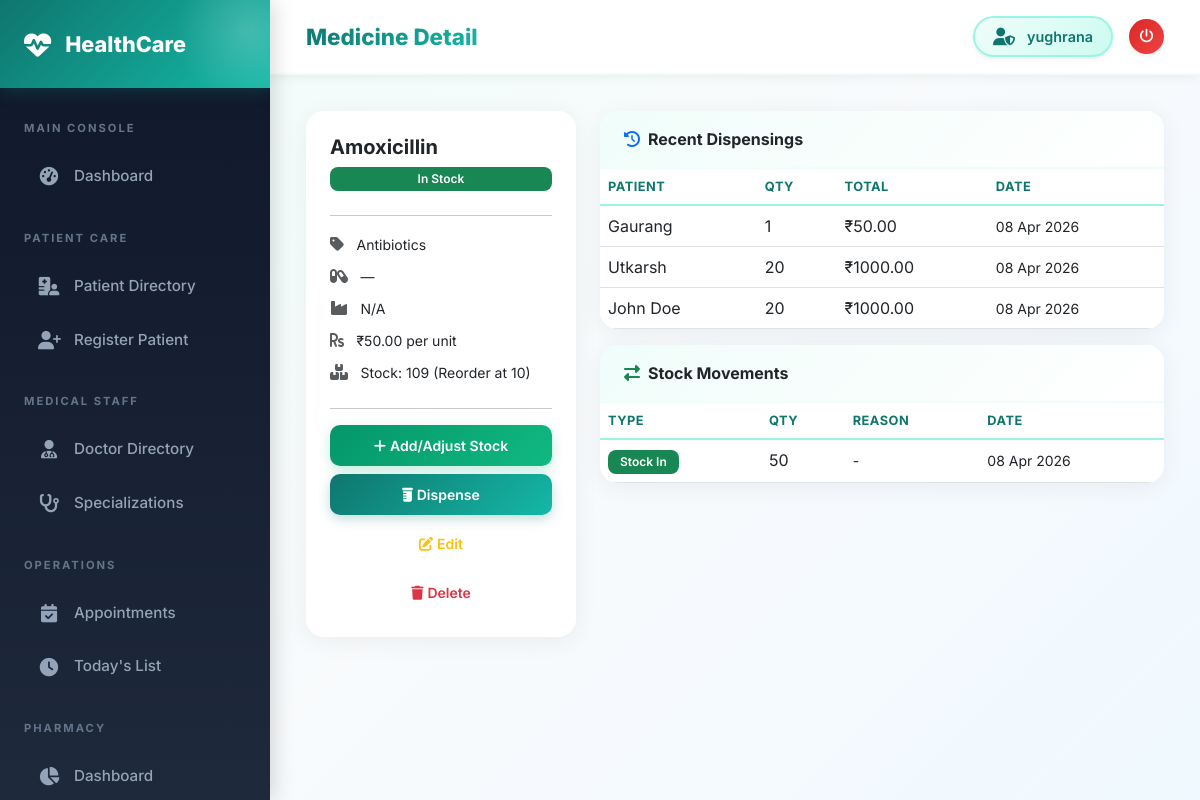
/pharmacy/medicines/1/ (signed in), run on the app's committed database.
### pharmacy/models.py (models this page shows, shortened)
class Medicine(models.Model):
    name = models.CharField(max_length=200)
    generic_name = models.CharField(max_length=200, blank=True)
    category = models.ForeignKey(MedicineCategory, on_delete=models.SET_NULL, null=True)
    manufacturer = models.CharField(max_length=200, blank=True)
    description = models.TextField(blank=True)
    dosage_form = models.CharField(max_length=100, blank=True, help_text="e.g. Tablet, Syrup, Injection")
    strength = models.CharField(max_length=100, blank=True, help_text="e.g. 500mg, 250mg/5ml")
    unit_price = models.DecimalField(max_digits=10, decimal_places=2, default=0)
    stock_quantity = models.IntegerField(default=0)
    reorder_level = models.IntegerField(default=10)
    expiry_date = models.DateField(null=True, blank=True)
    batch_number = models.CharField(max_length=50, blank=True)
    requires_prescription = models.BooleanField(default=False)
    is_active = models.BooleanField(default=True)
    created_at = models.DateTimeField(auto_now_add=True)
    updated_at = models.DateTimeField(auto_now=True)
    @property
    def is_low_stock(self):
        return self.stock_quantity <= self.reorder_level
    @property
    def is_expired(self):
        if self.expiry_date:
            from datetime import date
            return self.expiry_date < date.today()
        return False

class MedicineCategory(models.Model):
    name = models.CharField(max_length=100, unique=True)
    description = models.TextField(blank=True)
    def __str__(self):
        return self.name
    class Meta:
        verbose_name_plural = "Medicine Categories"

class Dispensing(models.Model):
    medicine = models.ForeignKey(Medicine, on_delete=models.CASCADE, related_name='dispensings')
    patient_name = models.CharField(max_length=200)
    quantity = models.IntegerField()
    unit_price = models.DecimalField(max_digits=10, decimal_places=2)
    total_price = models.DecimalField(max_digits=10, decimal_places=2)
    dispensed_by = models.CharField(max_length=100, blank=True)
    prescription_ref = models.CharField(max_length=100, blank=True)
    notes = models.TextField(blank=True)
    dispensed_at = models.DateTimeField(auto_now_add=True)
    class Meta:
        ordering = ['-dispensed_at']

class StockMovement(models.Model):
    MOVEMENT_TYPE = [
        ('in', 'Stock In'),
        ('out', 'Stock Out'),
        ('adjustment', 'Adjustment'),
        ('return', 'Return'),
    ]
    medicine = models.ForeignKey(Medicine, on_delete=models.CASCADE, related_name='stock_movements')
    movement_type = models.CharField(max_length=20, choices=MOVEMENT_TYPE)
    quantity = models.IntegerField()
    reason = models.CharField(max_length=200, blank=True)
    performed_by = models.CharField(max_length=100, blank=True)
    created_at = models.DateTimeField(auto_now_add=True)
    class Meta:
        ordering = ['-created_at']

### pharmacy/views.py (the view)
# urls.py: path('medicines/<int:pk>/', views.medicine_detail, name='medicine_detail'),
@login_required
def medicine_detail(request, pk):
    medicine = get_object_or_404(Medicine, pk=pk)
    dispensings = medicine.dispensings.all()[:10]
    stock_movements = medicine.stock_movements.all()[:10]
    return render(request, 'pharmacy/medicine_detail.html', {
        'medicine': medicine, 'dispensings': dispensings, 'stock_movements': stock_movements
    })

### templates/pharmacy/medicine_detail.html (shortened to what this page needs)
{% extends 'base/base.html' %}
{% block page_title %}Medicine Detail{% endblock %}
{% block content %}
<div class="row g-4">
  <div class="col-md-4">
    <div class="card p-4">
      <h5 class="fw-bold">{{ medicine.name }}</h5>
      {% if medicine.is_expired %}
        <span class="badge bg-danger mb-2">Expired</span>
      {% elif medicine.is_low_stock %}
        <span class="badge bg-warning text-dark mb-2">Low Stock</span>
      {% else %}
        <span class="badge bg-success mb-2">In Stock</span>
      {% endif %}
      <hr />
      <div class="mb-2">
        <i class="fas fa-tag text-muted me-2"></i>
        <small>{{ medicine.category|default:"N/A" }}</small>
      </div>
      <div class="mb-2">
        <i class="fas fa-capsules text-muted me-2"></i>
        <small>{{ medicine.dosage_form }} — {{ medicine.strength }}</small>
      </div>
      <div class="mb-2">
        <i class="fas fa-industry text-muted me-2"></i>
        <small>{{ medicine.manufacturer|default:"N/A" }}</small>
      </div>
      <div class="mb-2">
        <i class="fas fa-rupee-sign text-muted me-2"></i>
        <small>₹{{ medicine.unit_price }} per unit</small>
      </div>
      <div class="mb-2">
        <i class="fas fa-boxes text-muted me-2"></i>
        <small>Stock: {{ medicine.stock_quantity }} (Reorder at {{ medicine.reorder_level }})</small>
      </div>
      <hr />
      <div class="d-grid gap-2">
        <a href="{% url 'add_stock' medicine.pk %}" class="btn btn-success btn-sm">
          <i class="fas fa-plus me-1"></i>Add/Adjust Stock
        </a>
        <a href="{% url 'dispense_medicine' %}" class="btn btn-primary btn-sm">
          <i class="fas fa-prescription-bottle me-1"></i>Dispense
        </a>
        <a href="{% url 'medicine_update' medicine.pk %}" class="btn btn-outline-warning btn-sm">
          <i class="fas fa-edit me-1"></i>Edit
        </a>
        <a href="{% url 'medicine_delete' medicine.pk %}" class="btn btn-outline-danger btn-sm">
          <i class="fas fa-trash me-1"></i>Delete
        </a>
      </div>
    </div>
  </div>
  <div class="col-md-8">
    <div class="card mb-3">
      <div class="card-header py-3 px-4">
        <i class="fas fa-history me-2 text-primary"></i>Recent Dispensings
      </div>
      <div class="card-body p-0">
        <table class="table table-hover mb-0">
          <thead>
            <tr>
              <th>Patient</th>
              <th>Qty</th>
              <th>Total</th>
              <th>Date</th>
            </tr>
          </thead>
          <tbody>
            {% for d in dispensings %}
            <tr>
              <td>{{ d.patient_name }}</td>
              <td>{{ d.quantity }}</td>
              <td>₹{{ d.total_price }}</td>
              <td><small>{{ d.dispensed_at|date:"d M Y" }}</small></td>
            </tr>
            {% empty %}
            <tr>
              <td colspan="4" class="text-center text-muted py-3">
                No dispensings yet.
              </td>
            </tr>
            {% endfor %}
          </tbody>
        </table>
      </div>
    </div>
    <div class="card">
      <div class="card-header py-3 px-4">
        <i class="fas fa-exchange-alt me-2 text-success"></i>Stock Movements
      </div>
      <div class="card-body p-0">
        <table class="table table-hover mb-0">
          <thead>
            <tr>
              <th>Type</th>
              <th>Qty</th>
              <th>Reason</th>
              <th>Date</th>
            </tr>
          </thead>
          <tbody>
            {% for m in stock_movements %}
            <tr>
              <td>
                <span class="badge {% if m.movement_type == 'in' %}bg-success{% elif m.movement_type == 'out' %}bg-danger{% else %}bg-secondary{% endif %}">
                  {{ m.get_movement_type_display }}
                </span>
              </td>
              <td>{{ m.quantity }}</td>
              <td><small>{{ m.reason|default:"-" }}</small></td>
              <td><small>{{ m.created_at|date:"d M Y" }}</small></td>
            </tr>
            {% empty %}
            <tr>
              <td colspan="4" class="text-center text-muted py-3">
                No movements yet.
              </td>
            </tr>
            {% endfor %}
          </tbody>
        </table>
      </div>
    </div>
  </div>
</div>
{% endblock %}

### templates/base/base.html (shortened to what this page needs)
<!doctype html>
<html lang="en">
  <head>
    <link href="https://cdn.jsdelivr.net/npm/bootstrap@5.3.0/dist/css/bootstrap.min.css" rel="stylesheet" />
    <link href="https://cdnjs.cloudflare.com/ajax/libs/font-awesome/6.4.0/css/all.min.css" rel="stylesheet" />
  </head>
  <body>
    {% if user.is_authenticated %}
    <div class="sidebar" id="sidebar">
      <div class="sidebar-brand">
        <i class="fas fa-heartbeat"></i>
        <span>HealthCare</span>
      </div>
      <nav class="mt-2 pb-5">
        <div class="nav-section">Main Console</div>
        <a href="{% url 'dashboard' %}" class="nav-link {% if request.resolver_match.url_name == 'dashboard' %}active{% endif %}">
          <i class="fas fa-tachometer-alt"></i> Dashboard
        </a>
        <div class="nav-section">Patient Care</div>
        <a href="{% url 'patient_list' %}" class="nav-link {% if request.resolver_match.url_name == 'patient_list' %}active{% endif %}">
          <i class="fas fa-hospital-user"></i> Patient Directory
        </a>
        <a href="{% url 'patient_create' %}" class="nav-link {% if request.resolver_match.url_name == 'patient_create' %}active{% endif %}">
          <i class="fas fa-user-plus"></i> Register Patient
        </a>
        <div class="nav-section">Medical Staff</div>
        <a href="{% url 'doctor_list' %}" class="nav-link {% if request.resolver_match.url_name == 'doctor_list' %}active{% endif %}">
          <i class="fas fa-user-md"></i> Doctor Directory
        </a>
        <a href="{% url 'specialization_list' %}" class="nav-link {% if 'specialization' in request.resolver_match.url_name %}active{% endif %}">
          <i class="fas fa-stethoscope"></i> Specializations
        </a>
        <div class="nav-section">Operations</div>
        <a href="{% url 'appointment_list' %}" class="nav-link {% if request.resolver_match.url_name == 'appointment_list' %}active{% endif %}">
          <i class="fas fa-calendar-check"></i> Appointments
        </a>
        <a href="{% url 'today_appointments' %}" class="nav-link {% if request.resolver_match.url_name == 'today_appointments' %}active{% endif %}">
          <i class="fas fa-clock"></i> Today's List
        </a>
        <div class="nav-section">Pharmacy</div>
        <a href="{% url 'pharmacy_dashboard' %}" class="nav-link {% if request.resolver_match.url_name == 'pharmacy_dashboard' %}active{% endif %}">
          <i class="fas fa-chart-pie"></i> Dashboard
        </a>
      </nav>
    </div>
    <div class="main-content">
      <div class="topbar">
        <div class="d-flex align-items-center">
            <span class="topbar-title">{% block page_title %}HealthCare Portal{% endblock %}</span>
        </div>
        <div class="d-flex align-items-center gap-3">
          <div class="user-badge shadow-sm">
            <i class="fas fa-user-shield"></i>
            <span>{{ user.get_full_name|default:user.username }}</span>
          </div>
          <a href="{% url 'logout' %}" class="btn btn-sm btn-danger rounded-circle p-2 shadow-sm" style="width: 35px; height: 35px; display: flex; align-items: center; justify-content: center;">
            <i class="fas fa-power-off"></i>
          </a>
        </div>
      </div>
      <div class="page-content">
        {% block content %}{% endblock %}
      </div>
    </div>
    {% else %}
        {% block public_content %}{% endblock %}
    {% endif %}
  </body>
</html>

### templates/base/base.html (style rules this page uses)
:root { --primary-color: #0f766e; --primary-light: #14b8a6; --primary-dark: #0d9488; --accent-color: #06b6d4; --sidebar-bg: linear-gradient(180deg, #0f172a 0%, #1e293b 100%); --sidebar-width: 270px; --topbar-height: 75px; --success-color: #10b981; --warning-color: #f59e0b; --danger-color: #ef4444; --info-color: #3b82f6; }
* { margin: 0; padding: 0; box-sizing: border-box; }
body { background: linear-gradient(135deg, #f0fdfa 0%, #f8fafc 50%, #f0f9ff 100%); font-family: 'Inter', system-ui, -apple-system, sans-serif; color: #334155; min-height: 100vh; }
.sidebar { position: fixed; top: 0; left: 0; height: 100vh; width: var(--sidebar-width); background: var(--sidebar-bg); z-index: 1050; overflow-y: auto; transition: all 0.3s cubic-bezier(0.4, 0, 0.2, 1); box-shadow: 4px 0 20px rgba(0,0,0,0.15); }
.sidebar-brand { padding: 28px 24px; background: linear-gradient(135deg, #0f766e, #14b8a6); color: white; font-size: 1.35rem; font-weight: 800; display: flex; align-items: center; gap: 14px; box-shadow: 0 4px 15px rgba(15, 118, 110, 0.3); position: relative; overflow: hidden; }
.sidebar-brand::before { content: ''; position: absolute; top: -50%; right: -20%; width: 150px; height: 150px; background: radial-gradient(circle, rgba(255,255,255,0.2) 0%, transparent 70%); border-radius: 50%; }
.sidebar-brand i { font-size: 1.7rem; position: relative; z-index: 1; animation: pulse 2s infinite ease-in-out; }
.nav-section { padding: 24px 24px 10px; font-size: 0.7rem; color: #64748b; text-transform: uppercase; letter-spacing: 2px; font-weight: 700; }
.sidebar .nav-link { color: #94a3b8; padding: 13px 24px; margin: 5px 14px; border-radius: 12px; display: flex; align-items: center; gap: 14px; font-size: 0.95rem; font-weight: 500; transition: all 0.3s cubic-bezier(0.4, 0, 0.2, 1); text-decoration: none; position: relative; overflow: hidden; }
.sidebar .nav-link::before { content: ''; position: absolute; left: 0; top: 0; height: 100%; width: 0; background: linear-gradient(90deg, rgba(20, 184, 166, 0.1), transparent); transition: width 0.3s ease; }
.sidebar .nav-link i { width: 22px; text-align: center; font-size: 1.15rem; position: relative; z-index: 1; }
.main-content { margin-left: var(--sidebar-width); min-height: 100vh; transition: all 0.3s; }
.topbar { background: rgba(255, 255, 255, 0.95); backdrop-filter: blur(10px); height: var(--topbar-height); padding: 0 36px; box-shadow: 0 2px 10px rgba(0, 0, 0, 0.06); display: flex; justify-content: space-between; align-items: center; position: sticky; top: 0; z-index: 1000; border-bottom: 2px solid #f0fdfa; }
.topbar-title { font-weight: 800; background: linear-gradient(135deg, #0f766e, #14b8a6); -webkit-background-clip: text; -webkit-text-fill-color: transparent; background-clip: text; font-size: 1.4rem; }
.page-content { padding: 36px; animation: fadeIn 0.5s ease-out; }
.card { border: none; border-radius: 18px; box-shadow: 0 4px 25px rgba(0, 0, 0, 0.06); transition: all 0.3s cubic-bezier(0.4, 0, 0.2, 1); overflow: hidden; background: white; }
.card-header { background: linear-gradient(135deg, #f0fdfa, #ffffff); border-bottom: 2px solid #f0fdfa; padding: 20px 28px; font-weight: 700; }
.user-badge { background: linear-gradient(135deg, #f0fdfa, #ccfbf1); padding: 8px 18px; border-radius: 50px; display: flex; align-items: center; gap: 12px; font-weight: 600; color: #0f766e; font-size: 0.9rem; border: 2px solid #99f6e4; transition: all 0.3s ease; }
.user-badge i { color: var(--primary-color); font-size: 1.1rem; }
.btn { border-radius: 10px; font-weight: 600; padding: 10px 20px; transition: all 0.3s cubic-bezier(0.4, 0, 0.2, 1); border: none; }
.btn-primary { background: linear-gradient(135deg, #0f766e, #14b8a6); box-shadow: 0 4px 12px rgba(15, 118, 110, 0.25); }
.btn-success { background: linear-gradient(135deg, #059669, #10b981); box-shadow: 0 4px 12px rgba(16, 185, 129, 0.25); }
.btn-danger { background: linear-gradient(135deg, #dc2626, #ef4444); box-shadow: 0 4px 12px rgba(239, 68, 68, 0.25); }
.table { border-radius: 12px; overflow: hidden; }
.table thead { background: linear-gradient(135deg, #f0fdfa, #e0f2fe); }
.table thead th { font-weight: 700; color: #0f766e; text-transform: uppercase; font-size: 0.8rem; letter-spacing: 0.5px; border-bottom: 2px solid #99f6e4 !important; }
.table tbody tr { transition: all 0.2s ease; }
.badge { border-radius: 8px; padding: 6px 12px; font-weight: 600; }

### data on the page
Medicine: name "Amoxicillin", category "Antibiotics", manufacturer "N/A", unit_price "50.00", stock_quantity "109", reorder_level "10"
Dispensing: patient_name "Gaurang", quantity "1", total_price "50.00", dispensed_at "08 Apr 2026"
Dispensing: patient_name "Utkarsh", quantity "20", total_price "1000.00", dispensed_at "08 Apr 2026"
Dispensing: patient_name "John Doe", quantity "20", total_price "1000.00", dispensed_at "08 Apr 2026"
StockMovement: movement_type "Stock In", quantity "50", reason "-", created_at "08 Apr 2026"

### other printed values
{{ user.get_full_name|default:user.username }} "yughrana"
